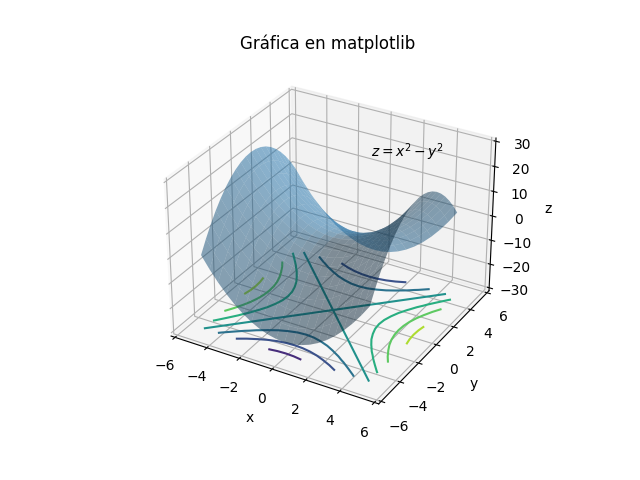

The Python source for this figure:
#!/usr/bin/env python3
# -*- coding: utf-8 -*-

# este guion de Python grafica una silla de montar junto con sus curvas de nivel
# el resultado se guarda en formato png

import numpy as np
import matplotlib.pyplot as plt

# figura y ejes
fig = plt.figure()
ax = plt.axes(projection='3d')

# variables
x_min, x_max = -5, 5
y_min, y_max = -5, 5
paso = 0.5
xs, ys = np.mgrid[x_min:x_max+.1:paso, y_min:y_max:paso]
zs = xs**2 - ys**2

# superficie
ax.plot_surface(xs, ys, zs, alpha=0.5)
# curvas de nivel
cset = ax.contour(xs, ys, zs, zdir='z', offset=-30)

# título
ax.set_title('Gráfica en matplotlib')

# anotación descriptiva
plt.annotate(r'$z = x^2 - y^2$', xy=(0,0), xytext=(0.019,0.04))

# configuración de los ejes
ax.set_xlabel('x')
ax.set_xlim(x_min +x_min/5, x_max + x_max/5)
ax.set_ylabel('y')
ax.set_ylim(y_min +y_min/5, y_max + y_max/5)
ax.set_zlabel('z')
ax.set_zlim(-30, 30)

# se guarda la imagen
plt.savefig('python_plot.png')
